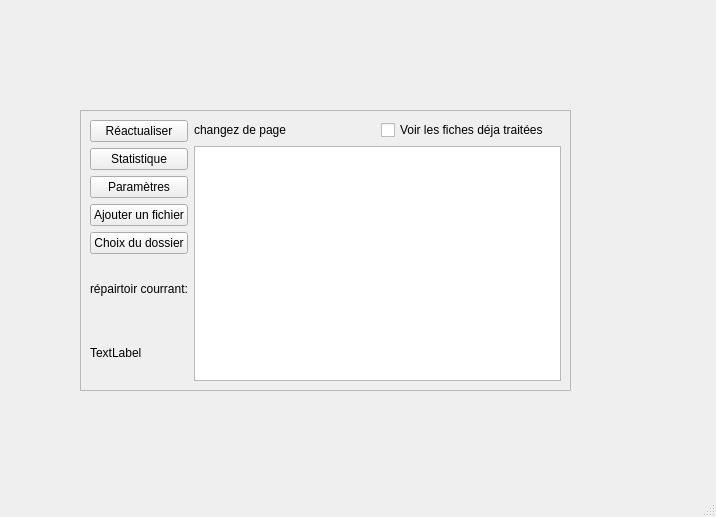
<?xml version="1.0" encoding="UTF-8"?>
<ui version="4.0">
 <class>MainWindow</class>
 <widget class="QMainWindow" name="MainWindow">
  <property name="geometry">
   <rect>
    <x>0</x>
    <y>0</y>
    <width>716</width>
    <height>517</height>
   </rect>
  </property>
  <property name="windowTitle">
   <string>MainWindow</string>
  </property>
  <widget class="QWidget" name="centralwidget">
   <widget class="QFrame" name="frame">
    <property name="geometry">
     <rect>
      <x>80</x>
      <y>110</y>
      <width>491</width>
      <height>281</height>
     </rect>
    </property>
    <property name="frameShape">
     <enum>QFrame::Shape::StyledPanel</enum>
    </property>
    <property name="frameShadow">
     <enum>QFrame::Shadow::Raised</enum>
    </property>
    <layout class="QHBoxLayout" name="horizontalLayout">
     <item>
      <layout class="QVBoxLayout" name="verticalLayout_2">
       <item>
        <widget class="QPushButton" name="Reactualiser">
         <property name="text">
          <string>Réactualiser</string>
         </property>
        </widget>
       </item>
       <item>
        <widget class="QPushButton" name="Statistique">
         <property name="text">
          <string>Statistique</string>
         </property>
        </widget>
       </item>
       <item>
        <widget class="QPushButton" name="Parametre">
         <property name="text">
          <string>Paramètres</string>
         </property>
        </widget>
       </item>
       <item>
        <widget class="QPushButton" name="AjouterUnFichier">
         <property name="text">
          <string>Ajouter un fichier</string>
         </property>
        </widget>
       </item>
       <item>
        <widget class="QPushButton" name="ChoisirUnNouveauDossierDeBase">
         <property name="text">
          <string>Choix du dossier</string>
         </property>
        </widget>
       </item>
       <item>
        <layout class="QVBoxLayout" name="verticalLayout_3">
         <item>
          <widget class="QLabel" name="label_2">
           <property name="text">
            <string>répairtoir courrant:</string>
           </property>
          </widget>
         </item>
         <item>
          <widget class="QLabel" name="AfficheDossier">
           <property name="text">
            <string>TextLabel</string>
           </property>
          </widget>
         </item>
        </layout>
       </item>
      </layout>
     </item>
     <item>
      <layout class="QVBoxLayout" name="verticalLayout">
       <item>
        <layout class="QHBoxLayout" name="horizontalLayout_2">
         <item>
          <widget class="QLabel" name="label">
           <property name="text">
            <string>changez de page</string>
           </property>
          </widget>
         </item>
         <item>
          <widget class="QCheckBox" name="VoirFini">
           <property name="text">
            <string>Voir les fiches déja traitées</string>
           </property>
          </widget>
         </item>
        </layout>
       </item>
       <item>
        <widget class="QListWidget" name="listWidget"/>
       </item>
      </layout>
     </item>
    </layout>
   </widget>
  </widget>
  <widget class="QMenuBar" name="menubar">
   <property name="geometry">
    <rect>
     <x>0</x>
     <y>0</y>
     <width>716</width>
     <height>33</height>
    </rect>
   </property>
  </widget>
  <widget class="QStatusBar" name="statusbar"/>
 </widget>
 <resources/>
 <connections/>
</ui>
